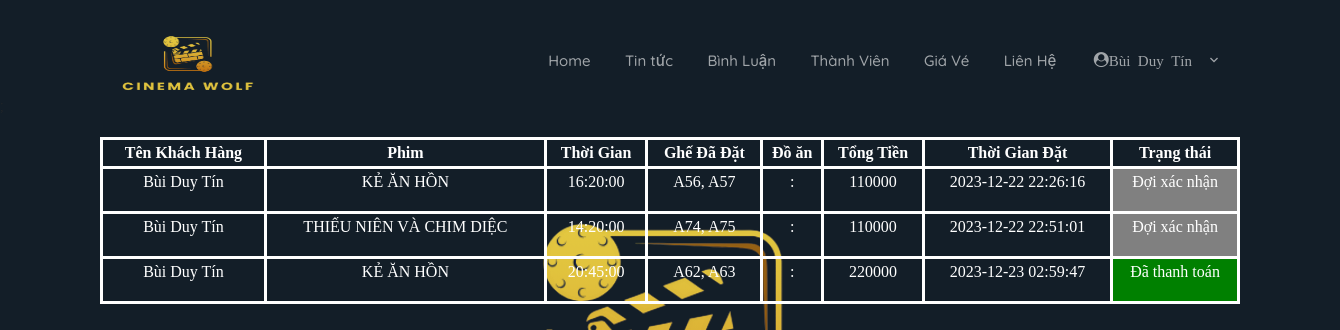
Page /user/thongtindatve.php (signed in) on the committed database.
### tables this page shows
CREATE TABLE `thongtindatve` (
  `id` int(11) NOT NULL,
  `id_timef` int(11) NOT NULL,
  `name_cus` varchar(200) NOT NULL,
  `name_film` varchar(200) NOT NULL,
  `time_film` time NOT NULL,
  `ticked` varchar(200) NOT NULL,
  `num_tickbooked` int(11) NOT NULL,
  `food` varchar(200) NOT NULL,
  `total_pay` int(11) NOT NULL,
  `time_booked` timestamp NOT NULL DEFAULT current_timestamp() ON UPDATE current_timestamp(),
  `status` int(11) NOT NULL COMMENT '0: chưa thanh toán\r\n1 :Đã thanh toán\r\n'
);

### user/thongtindatve.php (the view, shortened to what this page needs)
<html>
<link rel="stylesheet" href="./CSS/style.css">
<head>
    <?php
include('./menu.php');
?>
</head>
    <?php
echo '<body style="background-image: url(\'../Image/thongtindatve-bg.png\');
            background-color:#131E28;
            background-position: center;
            background-repeat: no-repeat;
            padding-top:20px">';
    $iduser = $_SESSION["fullname"];
    $sql = "SELECT * FROM  thongtindatve where name_cus =  '$iduser'";
    $result = mysqli_query($conn, $sql);
    if (!empty($iduser)) {
        echo '<table style="color: white; margin-top: 20px;" class="container">;
              <tbody style=" text-align:center;     font-weight: bold;
              line-height: 1.5; font-family: Courier New
              Courier
              ">
                <tr>
                    <th>Tên Khách Hàng</th>
                    <th>Phim</th>
                    <th>Thời Gian</th>
                    <th>Ghế Đã Đặt</th>
                    <th>Đồ ăn</th>
                    <th>Tổng Tiền</th>
                    <th>Thời Gian Đặt</th>
                    <th>Trạng thái</th>';
        while ($output = mysqli_fetch_array($result)) {
            echo '<tr>';
            echo '<td><p>' . $output['name_cus'] . '</p></td>';
            echo '<td><p>' . $output['name_film'] . '</p></td>';
            echo '<td><p>' . $output['time_film'] . '</p></td>';
            echo '<td><p>' . $output['ticked'] . '</p></td>';
            echo '<td><p>' . $output['food'] . '</p></td>';
            echo '<td><p>' . $output['total_pay'] . '</p></td>';
            echo '<td><p>' . $output['time_booked'] . '</p></td>';
            if ($output['status'] === '0') {
                echo '<td style = "background-color: #808080;"><p>';
                echo 'Đợi xác nhận';
                echo '</p></td>';
            } elseif ($output['status'] === '1') {
                echo '<td style = "background-color: green;"><p>';
                echo 'Đã thanh toán';
                echo '</p></td>';
            } elseif ($output['status'] === '2') {
                echo '<td style = "background-color: red;"><p>';
                echo 'Chưa thanh toán';
                echo '</p></td>';
            }
            echo '</tr>';
        }
        echo '</tbody>';
        echo '</table>';
        echo '</body>';
    } else {
        echo '<body>';
        echo '<img src="../Image/thongtindatve.png" alt="">';
        echo '</body>';
    }
    ?>
    </html>

### CSS/style.css (style rules this page uses)
* { box-sizing: border-box; }
body { font-family: Verdana, sans-serif; background-color: #131E28; }

### user/menu-top/css/style.css (style rules this page uses)
body { font-family: "Quicksand", -apple-system, BlinkMacSystemFont, "Segoe UI", Roboto, "Helvetica Neue", Arial, "Noto Sans", sans-serif, "Apple Color Emoji", "Segoe UI Emoji", "Segoe UI Symbol", "Noto Color Emoji"; background-color: #fff; position: relative; }
body:before { content: ""; position: absolute; top: 0; left: 0; right: 0; bottom: 0; background: rgba(0, 0, 0, 0.5); -webkit-transition: .3s all ease; -o-transition: .3s all ease; transition: .3s all ease; opacity: 0; visibility: hidden; z-index: 1; }
p { font-weight: 300; }

### user/thongtindatve.php (style rules this page uses)
.container tr { padding: 10px; }
.container td { border: solid; }
th { border: solid; }

### rows in the picture
thongtindatve: name_cus "Bùi Duy Tín", name_film "KẺ ĂN HỒN", time_film "16:20:00", ticked "A56, A57", food ":", total_pay "110000", time_booked "2023-12-22 22:26:16", status "Đợi xác nhận"
thongtindatve: name_cus "Bùi Duy Tín", name_film "THIẾU NIÊN VÀ CHIM DIỆC", time_film "14:20:00", ticked "A74, A75", food ":", total_pay "110000", time_booked "2023-12-22 22:51:01", status "Đợi xác nhận"
thongtindatve: name_cus "Bùi Duy Tín", name_film "KẺ ĂN HỒN", time_film "20:45:00", ticked "A62, A63", food ":", total_pay "220000", time_booked "2023-12-23 02:59:47", status "Đã thanh toán"

### other values in the picture
$_SESSION [ "fullname" ] "Bùi Duy Tín"
